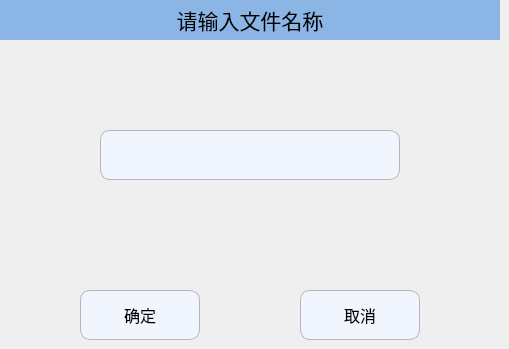
     <widget class="QWidget" name="page_9">
      <widget class="QLabel" name="label_200">
       <property name="geometry">
        <rect>
         <x>0</x>
         <y>0</y>
         <width>500</width>
         <height>40</height>
        </rect>
       </property>
       <property name="minimumSize">
        <size>
         <width>500</width>
         <height>40</height>
        </size>
       </property>
       <property name="maximumSize">
        <size>
         <width>500</width>
         <height>30</height>
        </size>
       </property>
       <property name="font">
        <font>
         <pointsize>16</pointsize>
        </font>
       </property>
       <property name="styleSheet">
        <string notr="true">QLabel{background-color:#8BB5E5;}</string>
       </property>
       <property name="text">
        <string>请输入文件名称</string>
       </property>
       <property name="alignment">
        <set>Qt::AlignCenter</set>
       </property>
      </widget>
      <widget class="QPushButton" name="Btn_fileNameOk">
       <property name="geometry">
        <rect>
         <x>80</x>
         <y>290</y>
         <width>120</width>
         <height>50</height>
        </rect>
       </property>
       <property name="minimumSize">
        <size>
         <width>120</width>
         <height>50</height>
        </size>
       </property>
       <property name="maximumSize">
        <size>
         <width>120</width>
         <height>50</height>
        </size>
       </property>
       <property name="font">
        <font>
         <pointsize>12</pointsize>
        </font>
       </property>
       <property name="styleSheet">
        <string notr="true">QPushButton
{
    background-color:#F1F5FE;
    border-style:solid; /*边框风格*/
    border-width:1px;/*边框宽度*/
    border-color:#B4B6BC; /*边框颜色*/
    border-radius:10px; /*边框倒角*/
}
QPushButton:pressed
{
    border-style:outset; /*边框风格*/
    background-color:qlineargradient(x1: 0, y1: 0, x2: 0, y2: 1, stop:0 #00befa, stop: 1 #0160ea);/*背景色*/
    border-width:1px;/*边框宽度*/
    border-color:#0055ff; /*边框颜色*/
    border-radius:10px; /*边框倒角*/
}</string>
       </property>
       <property name="text">
        <string>确定</string>
       </property>
       <property name="icon">
        <iconset resource="../resource.qrc">
         <normaloff>:/ManualPage/manualpage_images/ok.png</normaloff>:/ManualPage/manualpage_images/ok.png</iconset>
       </property>
       <property name="iconSize">
        <size>
         <width>40</width>
         <height>40</height>
        </size>
       </property>
      </widget>
      <widget class="QPushButton" name="Btn_fileNameCancel">
       <property name="geometry">
        <rect>
         <x>300</x>
         <y>290</y>
         <width>120</width>
         <height>50</height>
        </rect>
       </property>
       <property name="minimumSize">
        <size>
         <width>120</width>
         <height>50</height>
        </size>
       </property>
       <property name="maximumSize">
        <size>
         <width>120</width>
         <height>50</height>
        </size>
       </property>
       <property name="font">
        <font>
         <pointsize>12</pointsize>
        </font>
       </property>
       <property name="styleSheet">
        <string notr="true">QPushButton
{
    background-color:#F1F5FE;
    border-style:solid; /*边框风格*/
    border-width:1px;/*边框宽度*/
    border-color:#B4B6BC; /*边框颜色*/
    border-radius:10px; /*边框倒角*/
}
QPushButton:pressed
{
    border-style:outset; /*边框风格*/
    background-color:qlineargradient(x1: 0, y1: 0, x2: 0, y2: 1, stop:0 #00befa, stop: 1 #0160ea);/*背景色*/
    border-width:1px;/*边框宽度*/
    border-color:#0055ff; /*边框颜色*/
    border-radius:10px; /*边框倒角*/
}</string>
       </property>
       <property name="text">
        <string>取消</string>
       </property>
       <property name="icon">
        <iconset resource="../resource.qrc">
         <normaloff>:/ManualPage/manualpage_images/cancel.png</normaloff>:/ManualPage/manualpage_images/cancel.png</iconset>
       </property>
       <property name="iconSize">
        <size>
         <width>30</width>
         <height>30</height>
        </size>
       </property>
      </widget>
      <widget class="QLineEdit" name="Edit_fileName">
       <property name="geometry">
        <rect>
         <x>100</x>
         <y>130</y>
         <width>300</width>
         <height>50</height>
        </rect>
       </property>
       <property name="minimumSize">
        <size>
         <width>300</width>
         <height>50</height>
        </size>
       </property>
       <property name="maximumSize">
        <size>
         <width>300</width>
         <height>50</height>
        </size>
       </property>
       <property name="styleSheet">
        <string notr="true">QLineEdit
{
    background-color:#F1F5FE;
    border-style:solid; /*边框风格*/
    border-width:1px;/*边框宽度*/
    border-color:#B4B6BC; /*边框颜色*/
    border-radius:10px; /*边框倒角*/
}</string>
       </property>
      </widget>
     </widget>
